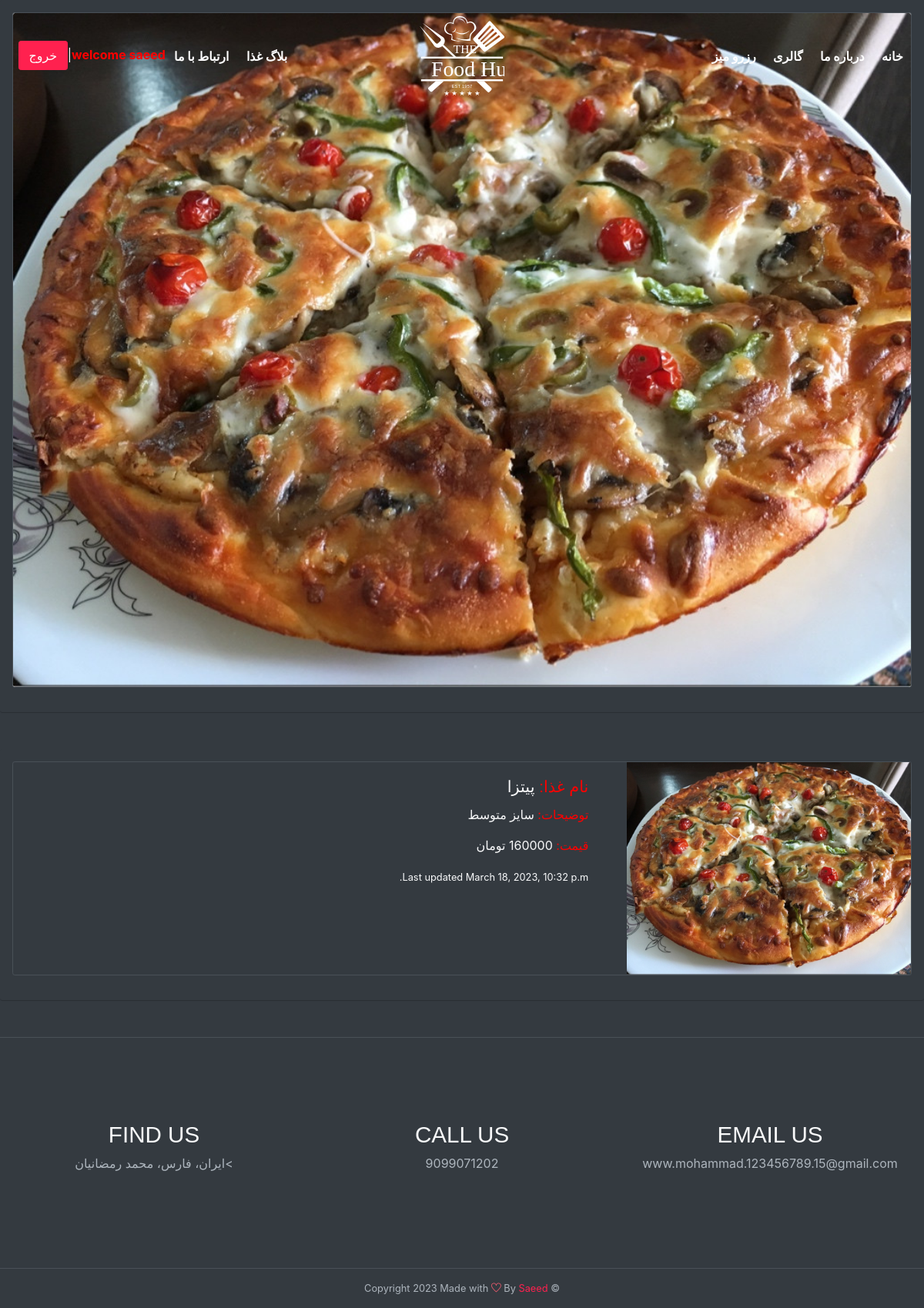
Screenshot of /3/ (signed in) with the database file from the repository.
### webs/models.py (models this page shows, shortened)
class Food(models.Model):
    FOODS = [
        ('iranifood', 'غذای ایرانی'),
        ('fastfood', 'فست فود'),
        ('juices', 'نوشیدنی'),
    ]
    name = models.CharField(max_length=100, verbose_name='نام غذا' )
    text = models.CharField(_('توضیحات'), max_length=100)
    price = models.IntegerField(default=100000, verbose_name='قیمت')
    time = models.IntegerField(default=2, verbose_name='زمان آماده سازی')
    created = models.DateTimeField(auto_now_add=True, verbose_name='تاریخ انتشار')
    image = models.ImageField(upload_to='webs/', verbose_name='عکس غذا')
    type_food = models.CharField(max_length=20, choices=FOODS, default='fastfood', verbose_name='نوع غذا')

### webs/views.py (the view)
# urls.py: path('<int:pk>/', PostDetail.as_view(), name='detail'),
class PostDetail(generic.DetailView):
    model = Food
    template_name = 'webs/detail.html'
    context_object_name = 'posts'

### webs/templates/webs/detail.html (shortened to what this page needs)
{% extends 'base.html' %}
{% load static %}
{% block content %}
    <div class="shadow p-3 mb-5 bg-body-tertiary rounded">
        <div class="card mb-3">
            <img src="{{ posts.image.url }}" class="card-img-top" alt="...">
        </div>
    </div>
    <div class="shadow p-3 mb-5 bg-body-tertiary rounded">
        <div class="card mb-3 bg-dark" style="max-width: 100%px;">
            <div class="row g-0">
            <div class="col-md-4">
                <img src="{{ posts.image.url }}" class="img-fluid rounded-start" alt="...">
            </div>
            <div class="col-md-8" style="text-align: right;">
                <div class="card-body">
                    <h5 class="card-title"><span style="color: red;">نام غذا: </span> {{ posts.name }}</h5>
                    <p class="card-text"><span style="color: red;">توضیحات: </span> {{ posts.text }}</p>
                    <p class="card-text"><span style="color: red;">قیمت: </span> {{ posts.price }} تومان</p>
                    <p class="card-text"><small class="text-body-secondary">Last updated {{ posts.created }}</small></p>
                </div>
            </div>
            </div>
        </div>
    </div>
{% endblock %}

### templates/base.html (shortened to what this page needs)
{% load static %}
<!DOCTYPE html>
<html lang="en">
    <head>
        <link rel="stylesheet" href="{% static 'assets/vendors/themify-icons/css/themify-icons.css' %}">
        <link rel="stylesheet" href="{% static 'assets/vendors/animate/animate.css' %}">
        <link rel="stylesheet" href="{% static 'assets/css/foodhut.css' %}">
    </head>
    <body data-spy="scroll" data-target=".navbar" data-offset="40" id="home" style="direction: rtl;">
        <nav class="custom-navbar navbar navbar-expand-lg navbar-dark fixed-top" data-spy="affix" data-offset-top="10">
            <div class="collapse navbar-collapse" id="navbarSupportedContent">
                <ul class="navbar-nav">
                    <li class="nav-item">
                        <a class="nav-link" href="{% url 'home' %}">خانه</a>
                    </li>
                    <li class="nav-item">
                        <a class="nav-link" href="#about">درباره ما</a>
                    </li>
                    <li class="nav-item">
                        <a class="nav-link" href="#gallary">گالری</a>
                    </li>
                    <li class="nav-item">
                        <a class="nav-link" href="{% url 'reserve:reserve' %}">رزرو میز</a>
                    </li>
                </ul>
                <a class="navbar-brand m-auto" href="#">
                    <img src="assets/imgs/logo.svg" class="brand-img" alt="">
                </a>
                <ul class="navbar-nav">
                    <li class="nav-item">
                        <a class="nav-link" href="#blog">بلاگ غذا<span class="sr-only">(current)</span></a>
                    </li>
                    <li class="nav-item">
                        <a class="nav-link" href="#contact">ارتباط با ما</a>
                    </li>
                    <li class="nav-item">
                        {% if user.is_authenticated %}
                            <b style="color:red;"> welcome {{ user.username }}</b>|<a href="{% url 'logout' %}" class="btn btn-primary ml-xl-2">خروج</a>
                        {% else %}
                            <a href="{% url 'login' %}" class="btn btn-primary ml-xl-4">ورود</a>|<a href="{% url 'accounts:signup' %}" class="btn btn-primary ml-xl-4">ثبت نام</a>
                        {% endif %}
                    </li>
                </ul>
            </div>
        </nav>
    {% block content %} {% endblock content %}
    <div class="container-fluid bg-dark text-light has-height-md middle-items border-top text-center wow fadeIn">
        <div class="row">
            <div class="col-sm-4">
                <h3>EMAIL US</h3>
                <P class="text-muted">www.mohammad.123456789.15@gmail.com</P>
            </div>
            <div class="col-sm-4">
                <h3>CALL US</h3>
                <P class="text-muted">9099071202</P>
            </div>
            <div class="col-sm-4">
                <h3>FIND US</h3>
                <P class="text-muted">>ایران، فارس، محمد رمضانیان</P>
            </div>
        </div>
    </div>
    <div class="bg-dark text-light text-center border-top wow fadeIn">
        <p class="mb-0 py-3 text-muted small">&copy; Copyright <script>document.write(new Date().getFullYear())</script> Made with <i class="ti-heart text-danger"></i> By <a href="#">Saeed</a></p>
    </div>
</body>
</html>

### rows the page displays
Food: image (picture), name "پیتزا", text "سایز متوسط", created "March 18, 2023, 10:32 p.m."

### other values shown
{{ user.username }} "saeed"
